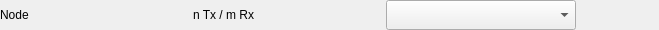
<?xml version="1.0" encoding="UTF-8"?>
<ui version="4.0">
 <class>C_CieDbcImportNodeAssignmentItemWidget</class>
 <widget class="QWidget" name="C_CieDbcImportNodeAssignmentItemWidget">
  <property name="geometry">
   <rect>
    <x>0</x>
    <y>0</y>
    <width>659</width>
    <height>30</height>
   </rect>
  </property>
  <property name="windowTitle">
   <string>C_CieDbcImportNodeAssignmentItemWidget</string>
  </property>
  <layout class="QHBoxLayout" name="horizontalLayout" stretch="0,0,0,0">
   <property name="spacing">
    <number>3</number>
   </property>
   <property name="leftMargin">
    <number>0</number>
   </property>
   <property name="topMargin">
    <number>0</number>
   </property>
   <property name="rightMargin">
    <number>5</number>
   </property>
   <property name="bottomMargin">
    <number>0</number>
   </property>
   <item>
    <widget class="stw::opensyde_gui_elements::C_OgeLabGroupItem" name="pc_LabImportNode">
     <property name="minimumSize">
      <size>
       <width>190</width>
       <height>0</height>
      </size>
     </property>
     <property name="maximumSize">
      <size>
       <width>190</width>
       <height>16777215</height>
      </size>
     </property>
     <property name="text">
      <string>Node</string>
     </property>
    </widget>
   </item>
   <item>
    <widget class="stw::opensyde_gui_elements::C_OgeLabGroupItem" name="pc_LabInfo">
     <property name="minimumSize">
      <size>
       <width>190</width>
       <height>0</height>
      </size>
     </property>
     <property name="maximumSize">
      <size>
       <width>190</width>
       <height>16777215</height>
      </size>
     </property>
     <property name="text">
      <string>n Tx / m Rx</string>
     </property>
    </widget>
   </item>
   <item>
    <widget class="stw::opensyde_gui_elements::C_OgeCbxText" name="pc_CbxOsyNodes">
     <property name="sizePolicy">
      <sizepolicy hsizetype="Expanding" vsizetype="Fixed">
       <horstretch>0</horstretch>
       <verstretch>0</verstretch>
      </sizepolicy>
     </property>
     <property name="minimumSize">
      <size>
       <width>190</width>
       <height>30</height>
      </size>
     </property>
     <property name="maximumSize">
      <size>
       <width>190</width>
       <height>30</height>
      </size>
     </property>
    </widget>
   </item>
   <item>
    <spacer name="horizontalSpacer">
     <property name="orientation">
      <enum>Qt::Horizontal</enum>
     </property>
     <property name="sizeHint" stdset="0">
      <size>
       <width>0</width>
       <height>0</height>
      </size>
     </property>
    </spacer>
   </item>
  </layout>
 </widget>
 <customwidgets>
  <customwidget>
   <class>stw::opensyde_gui_elements::C_OgeLabGroupItem</class>
   <extends>QLabel</extends>
   <header>C_OgeLabGroupItem.hpp</header>
  </customwidget>
  <customwidget>
   <class>stw::opensyde_gui_elements::C_OgeCbxText</class>
   <extends>QComboBox</extends>
   <header>C_OgeCbxText.hpp</header>
  </customwidget>
 </customwidgets>
 <resources/>
 <connections/>
</ui>
